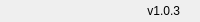
              <widget class="QFrame" name="bottomBar">
               <property name="minimumSize">
                <size>
                 <width>0</width>
                 <height>22</height>
                </size>
               </property>
               <property name="maximumSize">
                <size>
                 <width>16777215</width>
                 <height>22</height>
                </size>
               </property>
               <property name="frameShape">
                <enum>QFrame::NoFrame</enum>
               </property>
               <property name="frameShadow">
                <enum>QFrame::Raised</enum>
               </property>
               <layout class="QHBoxLayout" name="horizontalLayout_5">
                <property name="spacing">
                 <number>0</number>
                </property>
                <property name="leftMargin">
                 <number>0</number>
                </property>
                <property name="topMargin">
                 <number>0</number>
                </property>
                <property name="rightMargin">
                 <number>0</number>
                </property>
                <property name="bottomMargin">
                 <number>0</number>
                </property>
                <item>
                 <widget class="QLabel" name="creditsLabel">
                  <property name="maximumSize">
                   <size>
                    <width>16777215</width>
                    <height>16</height>
                   </size>
                  </property>
                  <property name="font">
                   <font>
                    <family>Segoe UI</family>
                    <pointsize>-1</pointsize>
                    <italic>false</italic>
                    <bold>false</bold>
                   </font>
                  </property>
                  <property name="text">
                   <!-- <string>By: Ahmed Elshiekh</string> -->
                  </property>
                  <property name="alignment">
                   <set>Qt::AlignLeading|Qt::AlignLeft|Qt::AlignVCenter</set>
                  </property>
                 </widget>
                </item>
                <item>
                 <widget class="QLabel" name="version">
                  <property name="text">
                   <string>v1.0.3</string>
                  </property>
                  <property name="alignment">
                   <set>Qt::AlignRight|Qt::AlignTrailing|Qt::AlignVCenter</set>
                  </property>
                 </widget>
                </item>
                <item>
                 <widget class="QFrame" name="frame_size_grip">
                  <property name="minimumSize">
                   <size>
                    <width>20</width>
                    <height>0</height>
                   </size>
                  </property>
                  <property name="maximumSize">
                   <size>
                    <width>20</width>
                    <height>16777215</height>
                   </size>
                  </property>
                  <property name="frameShape">
                   <enum>QFrame::NoFrame</enum>
                  </property>
                  <property name="frameShadow">
                   <enum>QFrame::Raised</enum>
                  </property>
                 </widget>
                </item>
               </layout>
              </widget>
